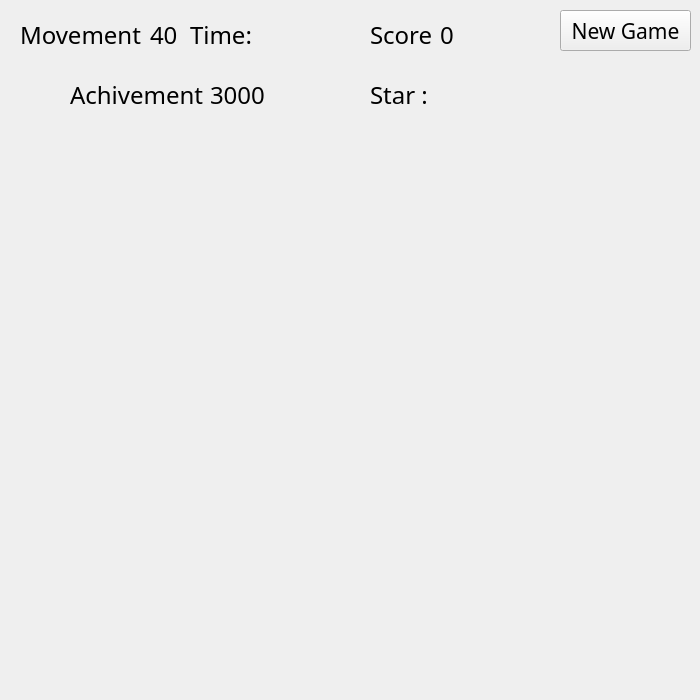
<?xml version="1.0" encoding="UTF-8"?>
<ui version="4.0">
 <class>MainWindow</class>
 <widget class="QMainWindow" name="MainWindow">
  <property name="geometry">
   <rect>
    <x>0</x>
    <y>0</y>
    <width>700</width>
    <height>700</height>
   </rect>
  </property>
  <property name="windowTitle">
   <string>MainWindow</string>
  </property>
  <widget class="QWidget" name="centralWidget">
   <widget class="QLabel" name="label">
    <property name="geometry">
     <rect>
      <x>20</x>
      <y>10</y>
      <width>121</width>
      <height>50</height>
     </rect>
    </property>
    <property name="font">
     <font>
      <family>Sylfaen</family>
      <pointsize>18</pointsize>
     </font>
    </property>
    <property name="text">
     <string>Movement :</string>
    </property>
   </widget>
   <widget class="QLabel" name="label_2">
    <property name="geometry">
     <rect>
      <x>150</x>
      <y>10</y>
      <width>31</width>
      <height>50</height>
     </rect>
    </property>
    <property name="font">
     <font>
      <family>Sylfaen</family>
      <pointsize>18</pointsize>
     </font>
    </property>
    <property name="text">
     <string>40</string>
    </property>
   </widget>
   <widget class="QLabel" name="label_3">
    <property name="geometry">
     <rect>
      <x>190</x>
      <y>10</y>
      <width>61</width>
      <height>50</height>
     </rect>
    </property>
    <property name="font">
     <font>
      <family>Sylfaen</family>
      <pointsize>18</pointsize>
     </font>
    </property>
    <property name="text">
     <string>Time:</string>
    </property>
   </widget>
   <widget class="QLabel" name="label_5">
    <property name="geometry">
     <rect>
      <x>370</x>
      <y>10</y>
      <width>61</width>
      <height>50</height>
     </rect>
    </property>
    <property name="font">
     <font>
      <family>Sylfaen</family>
      <pointsize>18</pointsize>
     </font>
    </property>
    <property name="text">
     <string>Score:</string>
    </property>
   </widget>
   <widget class="QLabel" name="label_6">
    <property name="geometry">
     <rect>
      <x>440</x>
      <y>10</y>
      <width>71</width>
      <height>50</height>
     </rect>
    </property>
    <property name="font">
     <font>
      <family>Sylfaen</family>
      <pointsize>18</pointsize>
     </font>
    </property>
    <property name="text">
     <string>0</string>
    </property>
   </widget>
   <widget class="QPushButton" name="pushButton">
    <property name="geometry">
     <rect>
      <x>560</x>
      <y>10</y>
      <width>131</width>
      <height>41</height>
     </rect>
    </property>
    <property name="font">
     <font>
      <family>Mangal</family>
      <pointsize>16</pointsize>
     </font>
    </property>
    <property name="text">
     <string>New Game</string>
    </property>
   </widget>
   <widget class="QLabel" name="label_7">
    <property name="geometry">
     <rect>
      <x>70</x>
      <y>70</y>
      <width>141</width>
      <height>50</height>
     </rect>
    </property>
    <property name="font">
     <font>
      <family>Sylfaen</family>
      <pointsize>18</pointsize>
     </font>
    </property>
    <property name="text">
     <string>Achivement :</string>
    </property>
   </widget>
   <widget class="QLabel" name="label_8">
    <property name="geometry">
     <rect>
      <x>370</x>
      <y>70</y>
      <width>61</width>
      <height>50</height>
     </rect>
    </property>
    <property name="font">
     <font>
      <family>Sylfaen</family>
      <pointsize>18</pointsize>
     </font>
    </property>
    <property name="text">
     <string>Star :</string>
    </property>
   </widget>
   <widget class="QLabel" name="label_9">
    <property name="geometry">
     <rect>
      <x>210</x>
      <y>70</y>
      <width>61</width>
      <height>50</height>
     </rect>
    </property>
    <property name="font">
     <font>
      <family>Sylfaen</family>
      <pointsize>18</pointsize>
     </font>
    </property>
    <property name="text">
     <string>3000</string>
    </property>
   </widget>
   <widget class="QLabel" name="label_10">
    <property name="geometry">
     <rect>
      <x>430</x>
      <y>70</y>
      <width>21</width>
      <height>50</height>
     </rect>
    </property>
    <property name="font">
     <font>
      <family>Sylfaen</family>
      <pointsize>18</pointsize>
     </font>
    </property>
    <property name="text">
     <string/>
    </property>
   </widget>
  </widget>
 </widget>
 <layoutdefault spacing="6" margin="11"/>
 <resources/>
 <connections/>
</ui>
